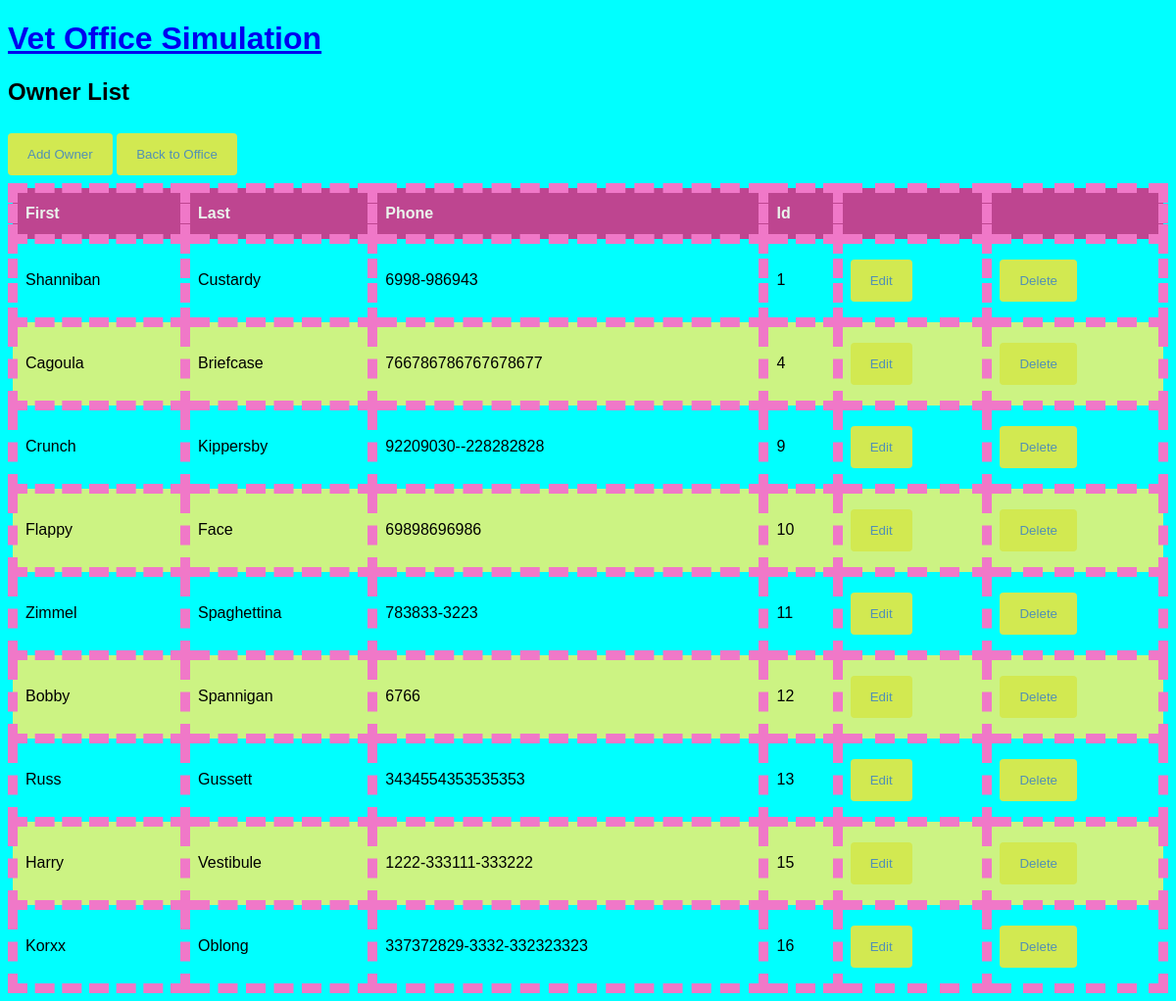
Page /owner/list (signed in) on the committed database.
### vetoffice/models.py (models this page shows, shortened)
class Owner(models.Model):
    first_name = models.CharField(max_length=30)
    last_name = models.CharField(max_length=30)
    phone = models.CharField(max_length=30)

### vetoffice/views.py (the view)
# urls.py: path("owner/list", views.OwnerList.as_view(), name="ownerlist"),
class OwnerList(LoginRequiredMixin, ListView):
  model = Owner
  template_name = "vetoffice/owner_list.html"

### vetoffice/templates/vetoffice/owner_list.html (shortened to what this page needs)
{% extends "./office.html" %}
{% block content %}
<h2>Owner List</h2>
<a href="{% url 'ownercreate' %}"><button class="btn">Add Owner</button></a>
<a href="{% url 'office' %}"><button class="btn">Back to Office</button></a>
<table id="owners">
  <tr>
    <th>First</th>
    <th>Last</th>
    <th>Phone</th>
    <th>Id</th>
      <th> </th>
      <th> </th>
  </tr>
  {% for owner in owner_list %}
  <tr>
    <td>{{ owner.first_name }}</td>
    <td>{{ owner.last_name }}</td>
    <td>{{ owner.phone }}</td>
    <td>{{ owner.id }}</td>
    <td><a href="{% url 'ownerupdate' owner.id %}"><button class="btn">Edit</button></a></td>
    <td><a href="{% url 'ownerdelete' owner.id %}"><button class="btn">Delete</button></a></td>
  </tr>
  {% endfor %}
</table>
{% endblock %}

### vetoffice/templates/vetoffice/office.html (shortened to what this page needs)
{% extends './base.html' %}

### vetoffice/templates/vetoffice/base.html
<!DOCTYPE html>
<head>
{% load static %}
{% block head %}
<link rel="stylesheet" type="text/css" href="{% static 'vetoffice/style.css' %}">
{% endblock %}
</head>
<body>
<a href="{% url 'home' %}"><h1>Vet Office Simulation</h1></a>
{% block content %}
    {% endblock %}
</body>

### vetoffice/static/vetoffice/style.css (style rules this page uses)
body { font-family: Arial, Helvetica, sans-serif; background-color:aqua; }
table { border-collapse: collapse; width: 100%; }
td, th { border: 10px dashed rgb(240, 120, 200); padding: 8px; }
tr:nth-child(even) { background-color: #ccf383; }
th { padding-top: 12px; padding-bottom: 12px; text-align: left; background-color: #be4590; color: rgb(234, 245, 236); }
button, input[type=submit] { background-color: #d2e951; color: rgb(82, 144, 180); padding: 14px 20px; margin: 8px 0; border: none; border-radius: 4px; cursor: pointer; }

### rows in the picture
Owner: first_name "Shanniban", last_name "Custardy", phone "6998-986943", id "1"
Owner: first_name "Cagoula", last_name "Briefcase", phone "766786786767678677", id "4"
Owner: first_name "Crunch", last_name "Kippersby", phone "92209030--228282828", id "9"
Owner: first_name "Flappy", last_name "Face", phone "69898696986", id "10"
Owner: first_name "Zimmel", last_name "Spaghettina", phone "783833-3223", id "11"
Owner: first_name "Bobby", last_name "Spannigan", phone "6766", id "12"
Owner: first_name "Russ", last_name "Gussett", phone "3434554353535353", id "13"
Owner: first_name "Harry", last_name "Vestibule", phone "1222-333111-333222", id "15"
Owner: first_name "Korxx", last_name "Oblong", phone "337372829-3332-332323323", id "16"
